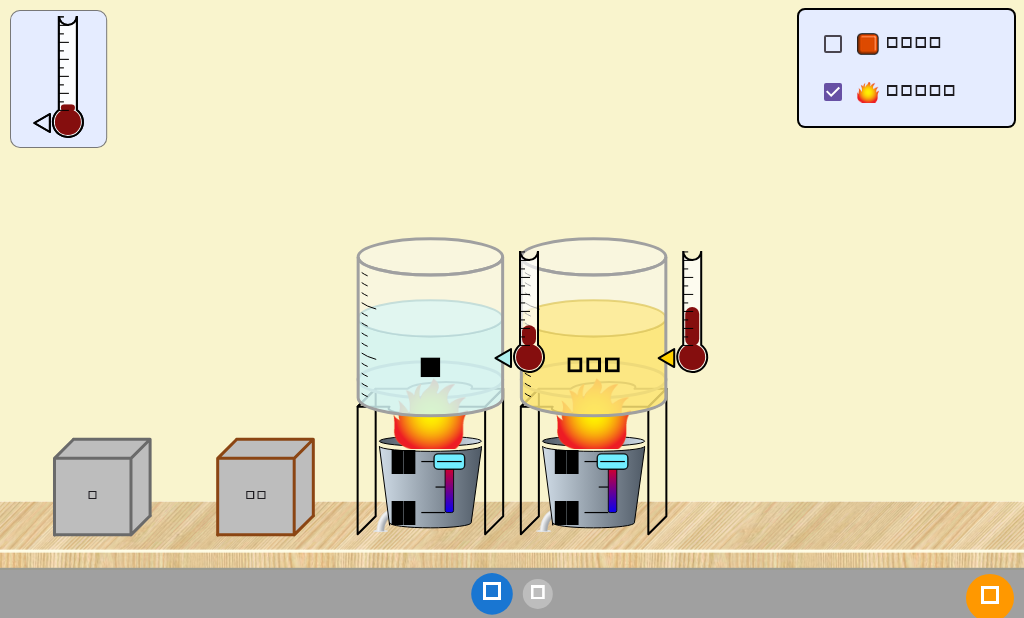
#> input picture requirements/req-energy-forms-and-changes/visual-qa/runtime/flutter/intro_heater_active.png, 1024 x 618 px, given in place of a36817_images_image-33c6c38a-a7bf-4432-a7e2-616c8422d008.png, which was not available
$ python _register_user_intro_original.py
#> lines starting #> are read from the running program, lines starting #| are printed output that depends on the picture; after the words box and inside, x2 and y2 are one past the last pixel; in counts of white or black regions, pixels touching at a corner belong together; pictures that were not available may be replaced by others from this repository, and a replacement may not be noted
"""Register user-provided Original Intro reset → 1024×618 + overlay."""
from pathlib import Path

import numpy as np
from PIL import Image

SRC = Path(
    r"C:/Users/LENOVO/.cursor/projects/d-OneDrive-Desktop-KartosLab-KartosLab/assets/"
    r"c__Users_LENOVO_AppData_Roaming_Cursor_User_workspaceStorage_"
    r"d7095bd426b652e89538891894a36817_images_image-33c6c38a-a7bf-4432-a7e2-616c8422d008.png"
)
QA = Path(
    r"d:/OneDrive/Desktop/KartosLab/KartosLab/requirements/"
    r"req-energy-forms-and-changes/visual-qa/runtime"
)
TARGET = (1024, 618)

im = Image.open(SRC).convert("RGBA")
#> im is the input picture: PIL image 1024x618 RGBA; mean R, G, B, A 228.6, 222.3, 191.5, 255
# Drop pure-black bottom chrome if any
a = np.array(im.convert("RGB"))
row = a.mean(axis=(1, 2))
#> row = 618 values, max 246.3 at index 550, min 152.3 at index 568, mean 214.1
y = len(row) - 1
#> y = 617
while y > 0 and row[y] < 40:
    y -= 1
#> this loop made 0 passes
#> after the loop, y = 617
content = im.crop((0, 0, im.size[0], y + 1))
# Fit into 1024×618 preserving aspect (pad cream)
tw, th = TARGET
cw, ch = content.size
#> cw = 1024; ch = 618
scale = min(tw / cw, th / ch)
#> scale = 1
nw, nh = int(cw * scale), int(ch * scale)
#> nw = 1024; nh = 618
scaled = content.resize((nw, nh), Image.Resampling.LANCZOS)
canvas = Image.new("RGBA", TARGET, (249, 244, 205, 255))
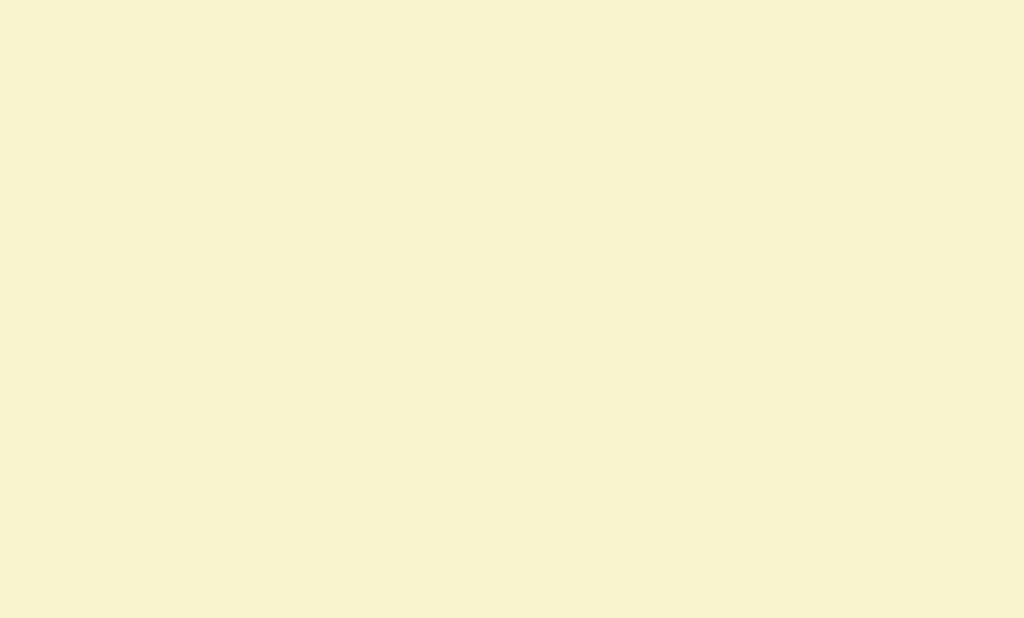
#> canvas: PIL image 1024x618 RGBA; mean R, G, B, A 249, 244, 205, 255
canvas.paste(scaled, ((tw - nw) // 2, (th - nh) // 2), scaled)
out = QA / "original" / "intro_initial.png"
out.parent.mkdir(parents=True, exist_ok=True)
canvas.convert("RGB").save(out)
print("wrote", out, canvas.size)
#| wrote d:/OneDrive/Desktop/KartosLab/KartosLab/requirements/req-energy-forms-and-changes/visual-qa/runtime/original/intro_initial.png (1024, 618)

fl_path = QA / "flutter" / "intro_initial.png"
if fl_path.exists():
    fl = Image.open(fl_path).convert("RGBA").resize(TARGET, Image.Resampling.LANCZOS)
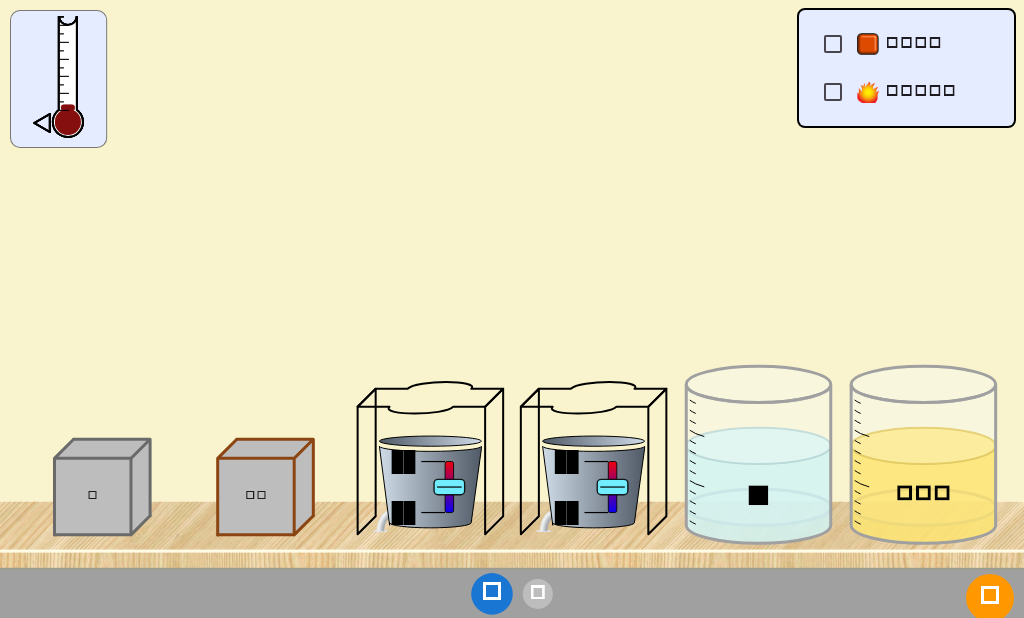
#> input picture requirements/req-energy-forms-and-changes/visual-qa/runtime/flutter/intro_initial.png, 1024 x 618 px, found by its file name
#> fl is the input picture: PIL image 1024x618 RGBA; mean R, G, B, A 229.1, 224.3, 193.8, 255
    ov = Image.blend(canvas.convert("RGBA"), fl, 0.5)
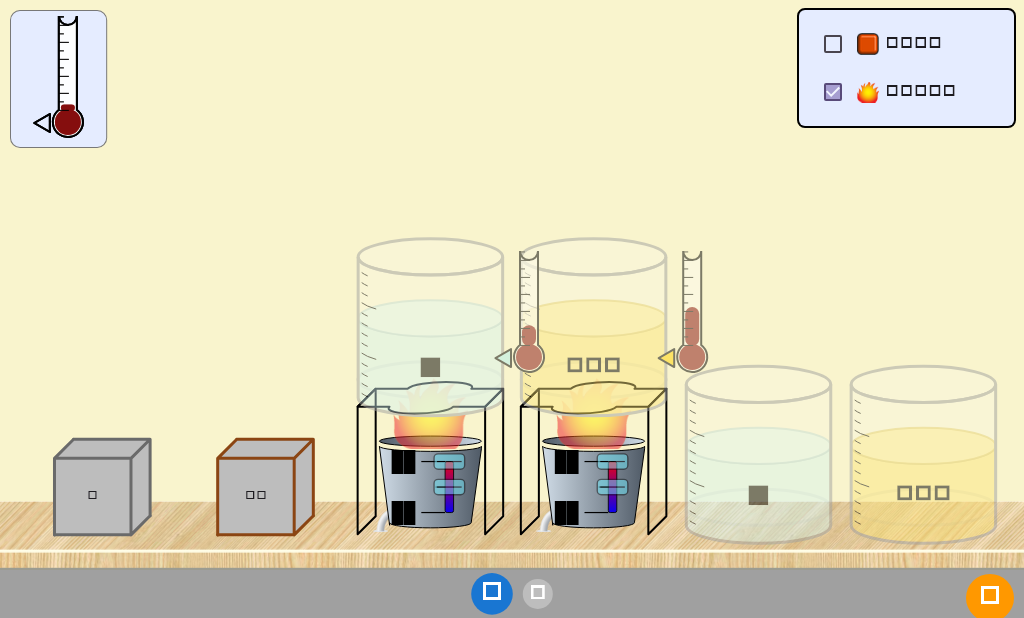
#> ov: PIL image 1024x618 RGBA; mean R, G, B, A 228.8, 223.2, 192.6, 255
    (QA / "overlay").mkdir(parents=True, exist_ok=True)
    (QA / "diff").mkdir(parents=True, exist_ok=True)
    ov.save(QA / "overlay" / "intro_initial_overlay.png")
    aa = np.array(canvas.convert("RGB"), dtype=np.int16)
    bb = np.array(fl.convert("RGB"), dtype=np.int16)
    d = np.abs(aa - bb).astype(np.uint8)
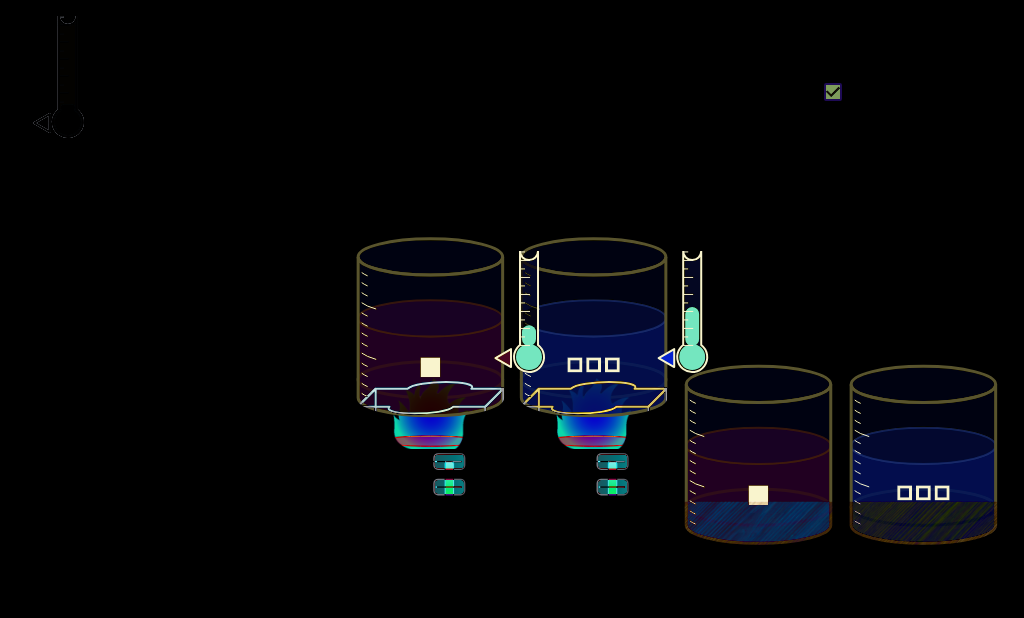
#> d: shape (618, 1024, 3); mean R, G, B 5.3, 5.6, 9.3
    mag = d.max(axis=2)
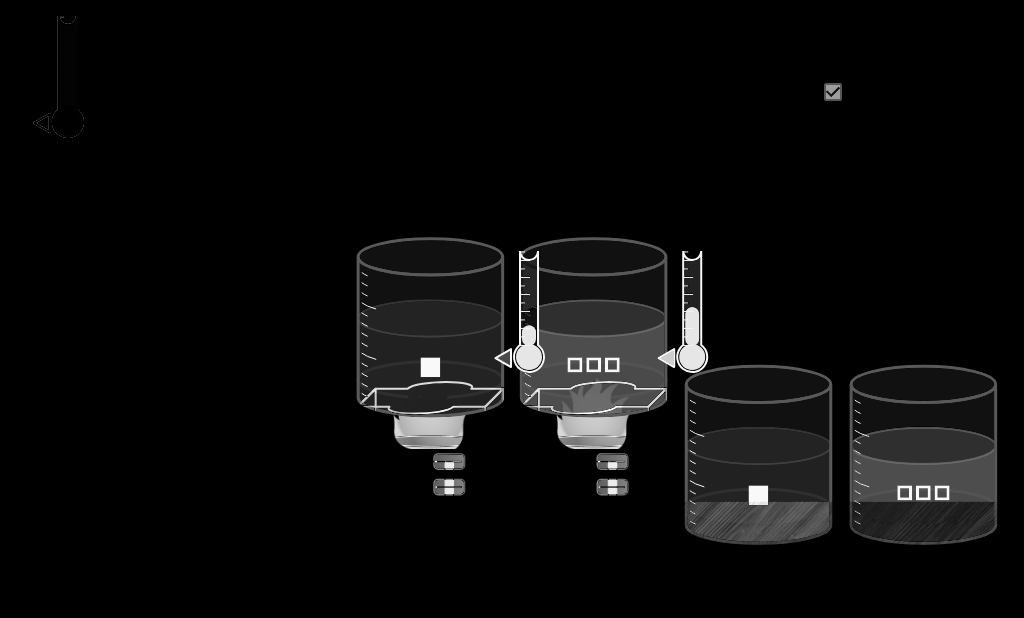
#> mag: shape (618, 1024); min 0, max 255, mean 10.8
    heat = np.zeros_like(aa, dtype=np.uint8)
    heat[:, :, 0] = mag
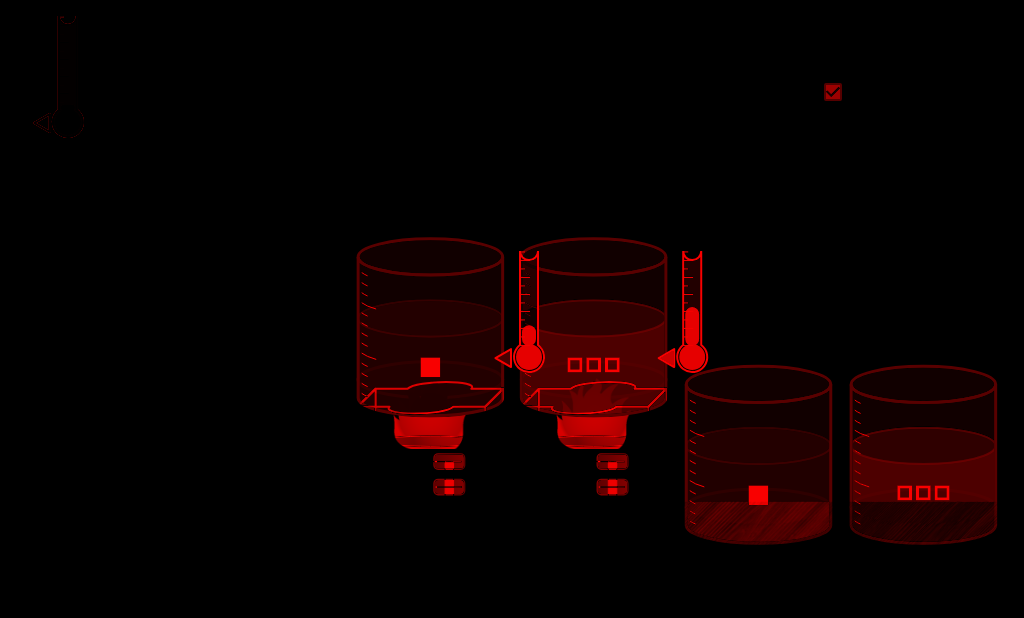
#> heat: shape (618, 1024, 3); mean of channels 0, 1, 2 10.8, 0, 0; drawn as R, G, B
    heat[:, :, 1] = (mag * 0.3).astype(np.uint8)
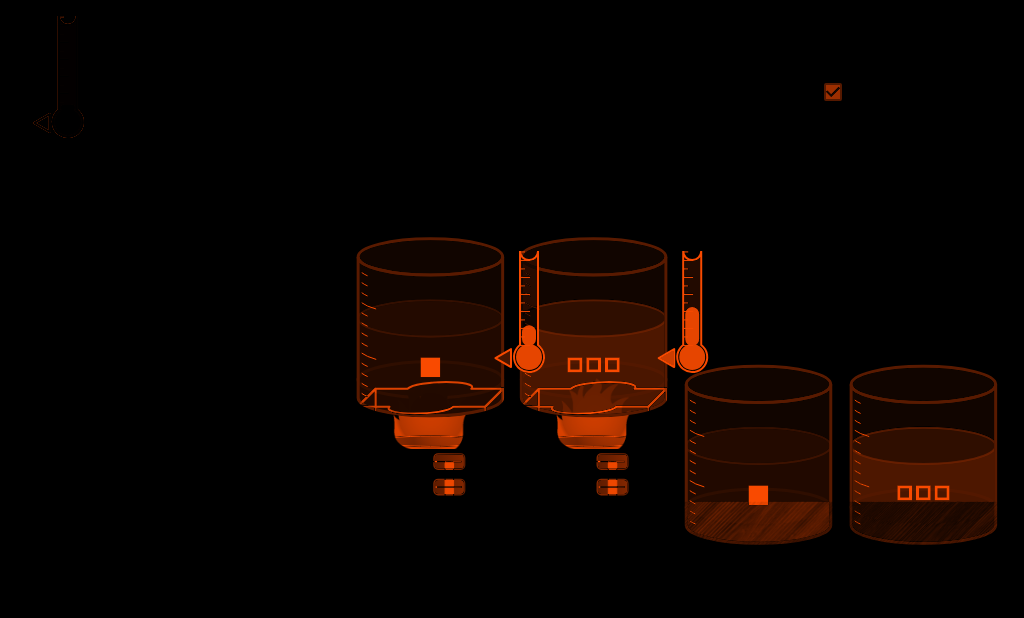
#> heat: shape (618, 1024, 3); 17.9% of pixels changed, all inside (x1, y1, x2, y2) = (33, 16, 998, 545); drawn as R, G, B
    Image.fromarray(heat, "RGB").save(QA / "diff" / "intro_initial_absdiff.png")
    print(f"overlay mean={float(mag.mean()):.1f} pct>30={float((mag>30).mean()*100):.1f}%")
#| overlay mean=10.8 pct>30=12.6%
